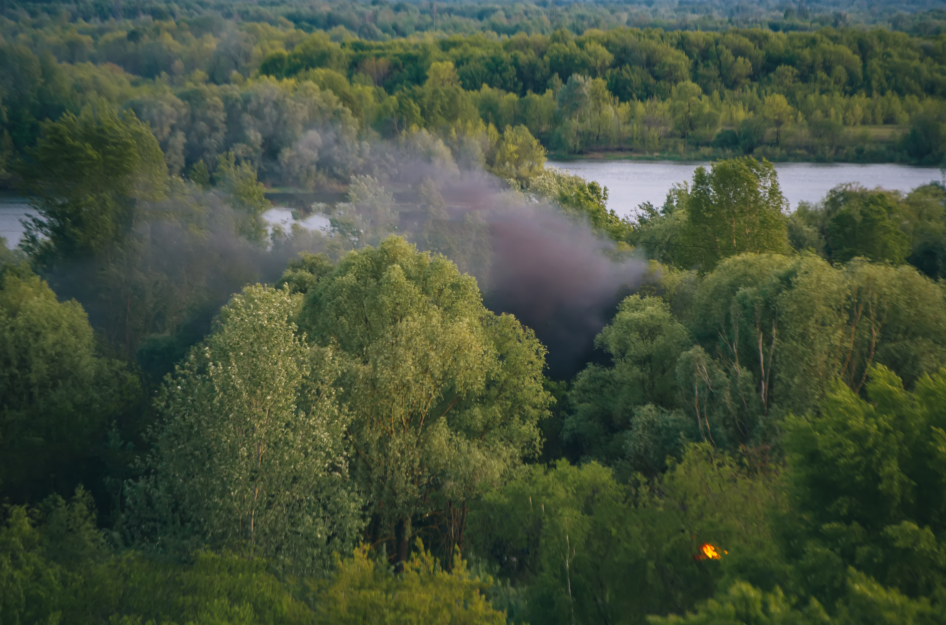
#> input picture input images/sf6.jpeg, 3784 x 2500 px (shown at 1/4 size)
$ python workflow3-custom.py
#> lines starting #> are read from the running program, lines starting #| are printed output that depends on the picture; after the words box and inside, x2 and y2 are one past the last pixel; in counts of white or black regions, pixels touching at a corner belong together
# ideally could have a program where I could load an image and use cursor to hover over each pixel to tell me what color values it has
#     could also zoom in and out on the image to see more detail, gives option to see in BGR, RGB, HSV etc
#     that could also be put on my github
# test different images with and without fires

import cv2
import numpy as np

def ParamsFit():

    return False

#scale and window paramaters
#values should be > 0. should also be <= 1 for reasonable applications, but technically doesn't have to be
    #could set up a scale-window system where only certain ratios are allowed
    #OR
    #set up where you don't decide the exact size of the window, you decide its size relative to the whole image
    #ultimately should be able to be set to whatever, but to start off can be set to a discrete range of values
scale = 0.1
winWidthp = 0.5 #percentage of the frame width that window width should be
winHeightp = 0.5 #percentage of the frame height that window height should be
stepWidthp = 1 #percentage of the window width that should be stepped over when moving to the next window
stepHeightp = 1 #percentage of the window height that should be stepped over when moving to the next row of windows


fn = "sf6.jpeg"
frame = cv2.imread('./input images/'+fn)
#> frame is the input picture: shape (2500, 3784, 3); mean B, G, R 59.9, 80.8, 69.2
#print("height: "+str(len(frame))+", width: "+str(len(frame[0])))

#could scale image based on the window parameters that are passed in, but then not a "true" scale
resized = cv2.resize(frame, None, fx=scale, fy=scale)
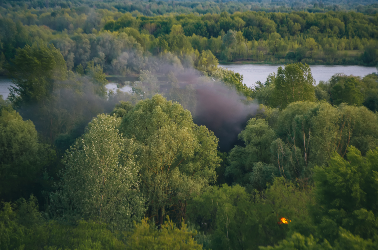
#> resized: shape (250, 378, 3); mean B, G, R 60.1, 81, 69.4
frameHeight = len(resized)
#> frameHeight = 250
frameWidth = len(resized[0])
#> frameWidth = 378
print(f"height:{frameHeight}, width:{frameWidth}")
#| height:250, width:378

# [10 lines of commented-out code are left out]

boundaries = [[0,50,191],[160,220,255]] #fire boundaries
# boundaries = [[80,80,80],[130,130,130]] #smoke boundaries

lower = np.array(boundaries[0])
upper = np.array(boundaries[1])

#blurring the image before processing it may actually help in detection
windowHeight = (int)(winHeightp*frameHeight)
#> windowHeight = 125
windowWidth = (int)(winWidthp*frameWidth)
#> windowWidth = 189
stepHeight = (int)(windowHeight*stepHeightp)
#> stepHeight = 125
stepWidth = (int)(windowWidth*stepWidthp)
#> stepWidth = 189
counter=0
print(f"winHeight: {windowHeight}, windowWidth: {windowWidth}, stepHeight: {stepHeight}, stepWidth: {stepWidth}")
#| winHeight: 125, windowWidth: 189, stepHeight: 125, stepWidth: 189
red_threshold = (int)((frameHeight*frameWidth)/10000) #0.01% of the image
#> red_threshold = 9
#need to make sure all pixels are being processed
for y in range(0,frameHeight,stepHeight):
    for x in range(0,frameWidth,stepWidth):
        window = resized[y:(y+windowHeight),x:(x+windowWidth)]
        mask = cv2.inRange(window, lower, upper)
        numRed = cv2.countNonZero(mask)
        if numRed>red_threshold:
            print(f"fire detected, numRed={numRed}, range=[{y}:{y+windowHeight},{x}:{x+windowHeight}]")
            # [4 lines of commented-out code are left out]
        counter+=1
#> this loop made 2 passes
#| fire detected, numRed=19, range=[125:250,189:314]
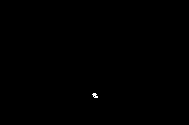
#> mask: shape (125, 189); 0.08% white in thin lines or dots, all inside (x1, y1, x2, y2) = (92, 93, 98, 98)
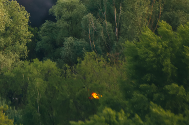
#> window: shape (125, 189, 3); mean B, G, R 38.3, 65.2, 51.7
#> after the loop, counter = 4

# #numWinsProcessed = (frameWidth*frameHeight)/((windowWidth*windowHeight)/(stepWidth*stepHeight)) #this calculation isn't correct
print(f"number of windows processed: {counter}")
#| number of windows processed: 4

# [17 lines of commented-out code are left out]

cv2.destroyAllWindows()

$ run again, with input images/hazmonDB1.jpeg copied over input images/sf6.jpeg
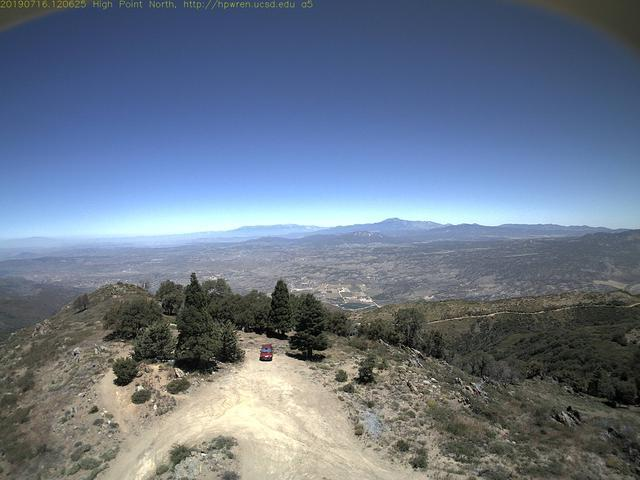
#> input picture input images/hazmonDB1.jpeg, 640 x 480 px
#> frame is the input picture: shape (480, 640, 3); mean B, G, R 136.5, 118.4, 105.5
#> `resized = cv2.resize(frame, None, fx=scale, fy=scale)`:
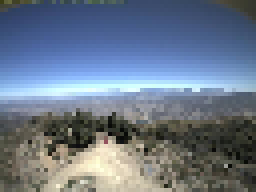
#> resized: shape (48, 64, 3) (shown 4 times larger); mean B, G, R 136.7, 118.9, 106
#> frameHeight = 48
#> frameWidth = 64
#| height:48, width:64
#> windowHeight = 24
#> windowWidth = 32
#> stepHeight = 24
#> stepWidth = 32
#| winHeight: 24, windowWidth: 32, stepHeight: 24, stepWidth: 32
#> red_threshold = 0
#> the loop `for y in range(0,frameHeight,stepHeight):` made 2 passes
#| fire detected, numRed=10, range=[24:48,0:24]
#| fire detected, numRed=2, range=[24:48,32:56]
#> after the loop `for y in range(0,frameHeight,stepHeight):`:
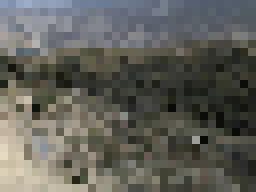
#> window: shape (24, 32, 3) (shown 8 times larger); mean B, G, R 89.5, 95.8, 96.1
#> after the loop `for y in range(0,frameHeight,stepHeight):`: counter = 4
#| number of windows processed: 4

$ run again, with input images/hazmonDB2.jpeg copied over input images/sf6.jpeg
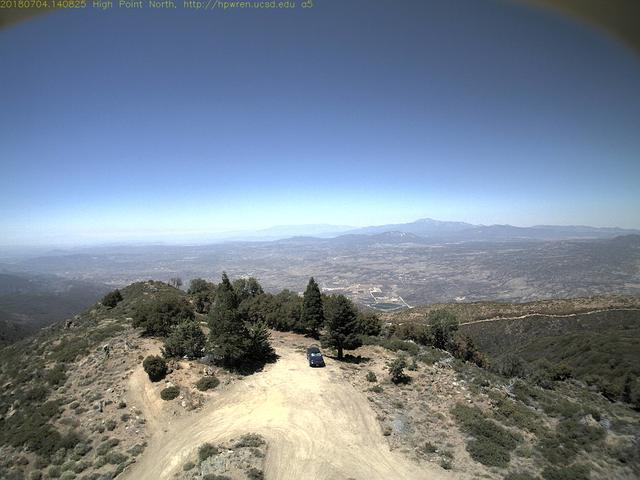
#> input picture input images/hazmonDB2.jpeg, 640 x 480 px
#> frame is the input picture: shape (480, 640, 3); mean B, G, R 144.7, 131.3, 119.3
#> frameHeight = 48
#> frameWidth = 64
#| height:48, width:64
#> windowHeight = 24
#> windowWidth = 32
#> stepHeight = 24
#> stepWidth = 32
#| winHeight: 24, windowWidth: 32, stepHeight: 24, stepWidth: 32
#> red_threshold = 0
#> the loop `for y in range(0,frameHeight,stepHeight):` made 2 passes
#| fire detected, numRed=30, range=[24:48,0:24]
#| fire detected, numRed=7, range=[24:48,32:56]
#> after the loop `for y in range(0,frameHeight,stepHeight):`:
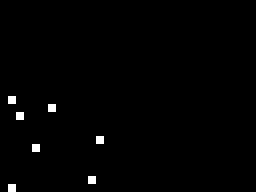
#> mask: shape (24, 32) (shown 8 times larger); 0.91% white in thin lines or dots, all inside (x1, y1, x2, y2) = (1, 12, 13, 24)
#> after the loop `for y in range(0,frameHeight,stepHeight):`:
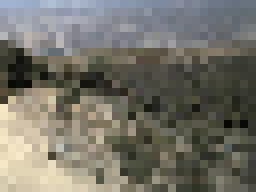
#> window: shape (24, 32, 3) (shown 8 times larger); mean B, G, R 105.4, 114.1, 116.2
#> after the loop `for y in range(0,frameHeight,stepHeight):`: counter = 4
#| number of windows processed: 4
